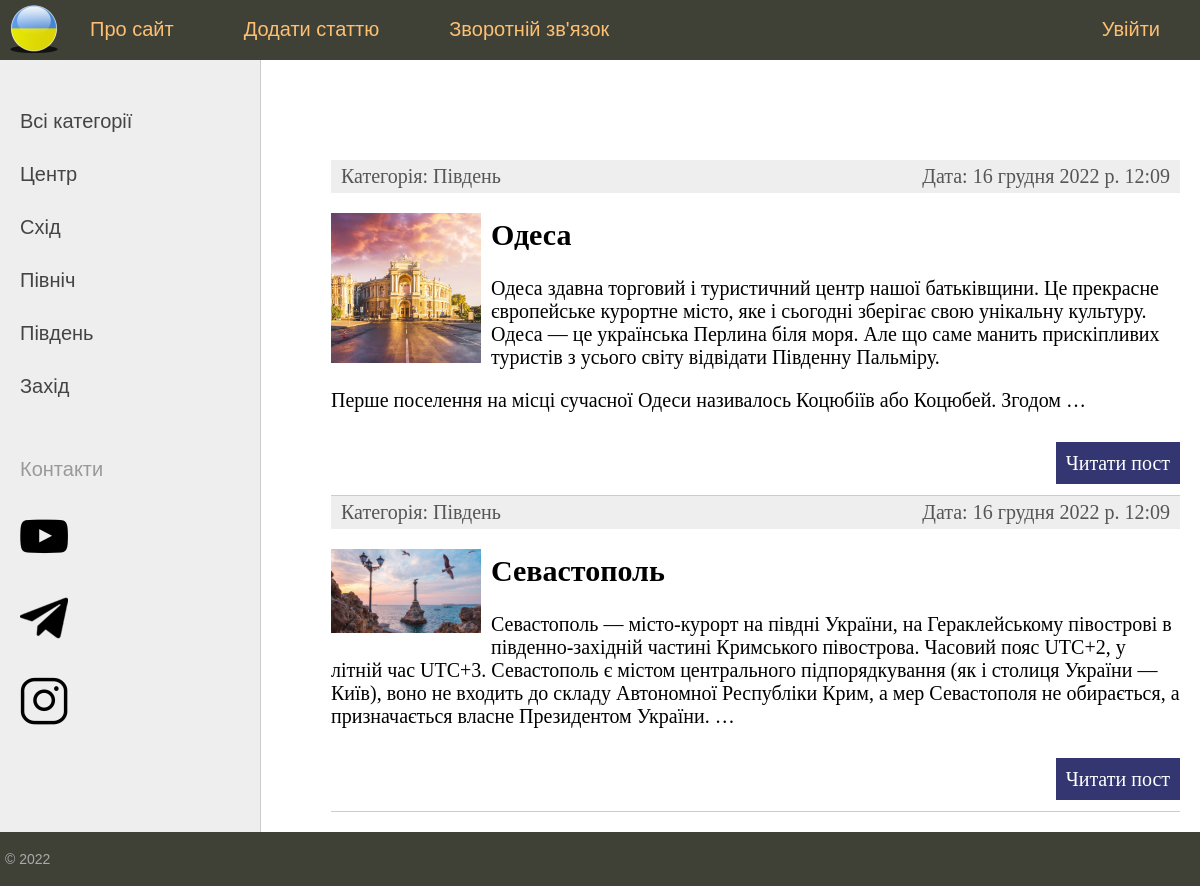
The app's page /category/pivden with its own data.
### ukraine/models.py (models this page shows)
class Category(models.Model):
    name = models.CharField(max_length=100, db_index=True, verbose_name="Category")
    slug = models.SlugField(max_length=255, unique=True, db_index=True, verbose_name="URL" )
    def __str__(self):
        return self.name
    def get_absolute_url(self):
        return reverse('category', kwargs={'category_slug': self.slug})
    class Meta:
        verbose_name='Категорії'
        verbose_name_plural='Категорії'
        ordering= ['id', 'name',]

class Ukraine(models.Model):
    title = models.CharField(max_length=255, verbose_name='Заголовок')
    slug=models.SlugField(max_length=255, unique=True, db_index=True, verbose_name="URL")
    content = models.TextField(blank=True, verbose_name='Текст')
    photo = models.ImageField(upload_to='photos/%Y/%m/%d/', verbose_name='Фото')
    time_create = models.DateTimeField(auto_now_add=True, verbose_name='Час створення')
    time_update = models.DateTimeField(auto_now=True, verbose_name='Час зміни')
    is_published = models.BooleanField(default=True, verbose_name='Публікація')
    cat = models.ForeignKey('Category', on_delete=models.PROTECT,verbose_name='Категорії')
    def __str__(self):
        return self.title
    def get_absolute_url(self):
        return reverse('post', kwargs={'post_slug': self.slug})
    class Meta:
        verbose_name = 'Міста України'
        verbose_name_plural = 'Міста України'
        ordering = ['time_create', 'title']

### ukraine/views.py (the view)
# urls.py: path('category/<slug:category_slug>', show_category, name='category'),
def show_category(request, category_slug):
    posts = Ukraine.objects.filter(cat__slug=category_slug)
    print(posts)
    context = {
        'posts' : posts,
        'menu' : menu,
        'title' : 'Відображення по рубриках',
        'cat_selected': posts[0].slug,
    }
    return render(request, 'ukraine/index.html', context=context)

### ukraine/templatetags/ukraine_tags.py (called while the page is built)
@register.simple_tag(name="getcats")
def get_categories(filter=None):
    if not filter:
        return Category.objects.all()
    else:
        return Category.objects.filter(pk=filter)

@register.inclusion_tag('ukraine/list_categories.html')
def show_categories(sort=None, cat_selected=None):
    if not sort:
        cats = Category.objects.all()
    else:
        cats=Category.objects.order_by(sort)
    return {"cats":cats, "cat_selected": cat_selected}

### ukraine/templates/ukraine/index.html (shortened to what this page needs)
{% extends 'ukraine/base.html' %}
{% block content %}
<ul class="list-articles">
	{% for p in posts %}
			<li><div class="article-panel">
				<p class="first">Категорія: {{p.cat}}</p>
				<p class="last">Дата: {{p.time_update}}</p>
			</div>
{% if p.photo %}
	<p> <img class = "img-article-left thumb" src= "{{p.photo.url}}"></p>
{% endif %}
			<h2>{{p.title}}</h2>
	{% autoescape on %}
	{{p.content|linebreaks|truncatewords:50}}
	{% endautoescape %}
			<p class="link-read-post"><a href="{{ p.get_absolute_url }}">Читати пост</a></p>
			</li>
	{% endfor %}
</ul>
{% endblock %}

### ukraine/templates/ukraine/list_categories.html
{% for c in cats %}
	{% if c.pk == cat_selected %}
		<li class="selected">{{c.name}}</li>
	{% else %}
		<li><a href="{{ c.get_absolute_url }}">{{c.name}}</a> </li>
	{% endif %}
{% endfor %}

### ukraine/static/ukraine/css/styles.css (style rules this page uses)
html, body { font-family: 'Arial'; margin: 0; padding: 0; height: 100%; width: 100%; color: #444; }
a { color: #0059b2; text-decoration: none; }
img { max-width: 600px; height: auto; }
img.img-article-left { max-width: 300px; height: auto; float: left; padding: 0 10px 10px 0; }
img.img-article-left.thumb { max-width: 150px; height: auto; }
p.link-read-post { text-align: right; }
p.link-read-post a { padding: 10px; min-width: 100px; background: #333671; color: #fff; text-decoration: none; }
div.article-panel { background: #eee; padding: 5px 10px 5px 10px; box-sizing: border-box; overflow: hidden; color: #555; }
div.article-panel p.first { margin: 0; float: left; }
div.article-panel p.last { margin: 0; float: right; }
ul.list-articles { list-style: none; margin: 0; padding: 0; }
ul.list-articles li { border-bottom: 1px solid #ccc; }
.left-chapters ul li { margin: 30px 0 0 0; color: #999; }
.left-chapters ul li a { color: #444; text-decoration: none; }

### records on screen
Category: name "Центр"
Category: name "Схід"
Category: name "Північ"
Category: name "Південь"
Category: name "Захід"
Ukraine: cat "Південь", time_update "16 грудня 2022 р. 12:09", photo (picture), title "Одеса", content "Одеса здавна торговий і туристичний центр нашої батьківщини. Це прекрасне європейське курортне місто, яке і сьогодні зберігає свою унікальну культуру. Одеса — це українська Перлина біля моря. Але що саме манить прискіпливих туристів з усього світу відвідати Південну Пальміру. Перше поселення на місці сучасної Одеси називалось Коцюбіїв або Коцюбей. Згодом …"
Ukraine: cat "Південь", time_update "16 грудня 2022 р. 12:09", photo (picture), title "Севастополь", content "Севастополь — місто-курорт на півдні України, на Гераклейському півострові в південно-західній частині Кримського півострова. Часовий пояс UTC+2, у літній час UTC+3. Севастополь є містом центрального підпорядкування (як і столиця України — Київ), воно не входить до складу Автономної Республіки Крим, а мер Севастополя не обирається, а призначається власне Президентом України. …"

### other values on screen
{{ m.title }} "Про сайт" "Додати статтю" "Зворотній зв'язок"
{{ m.title }} "Увійти"
